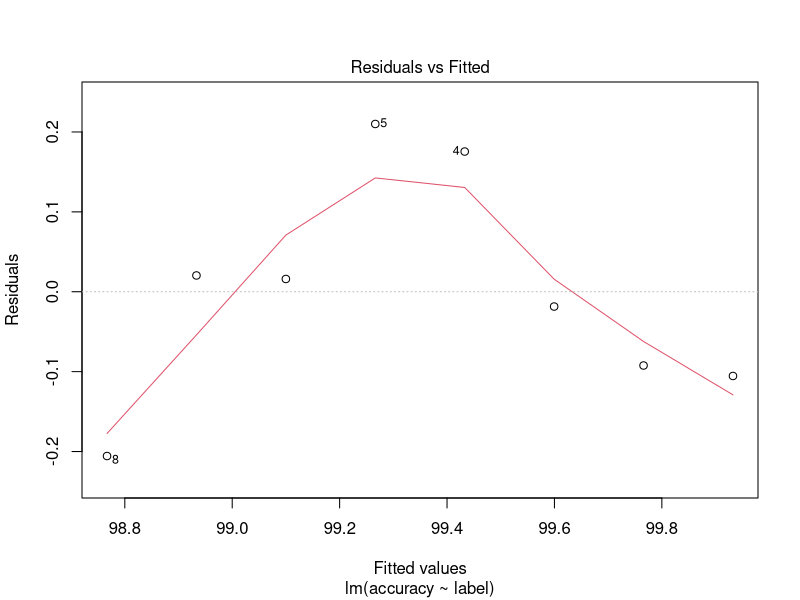
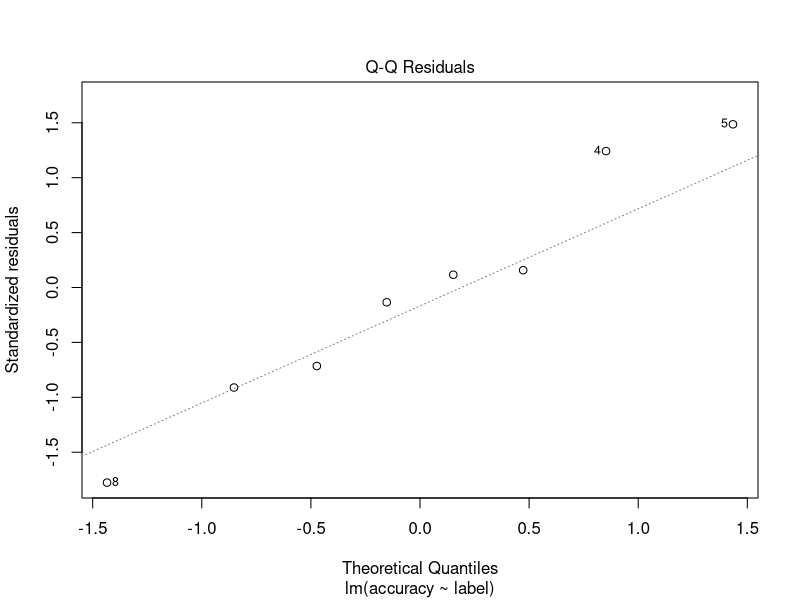
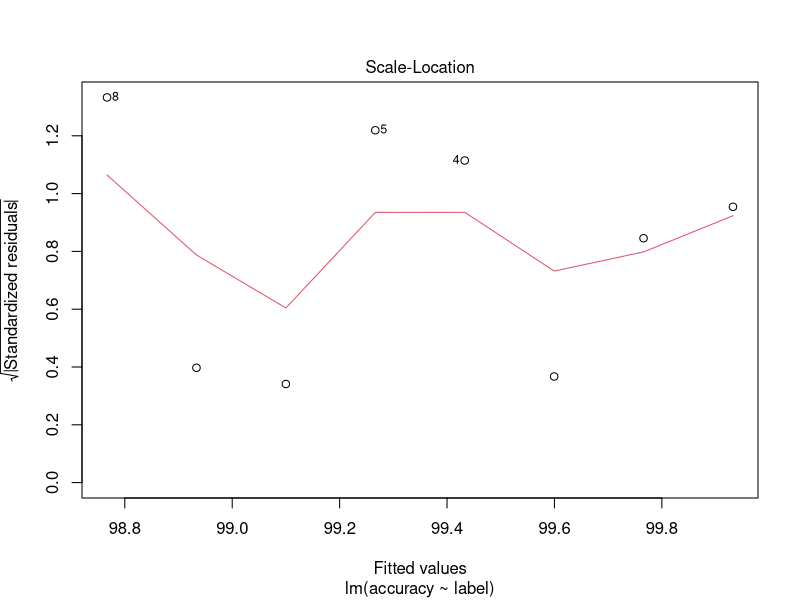
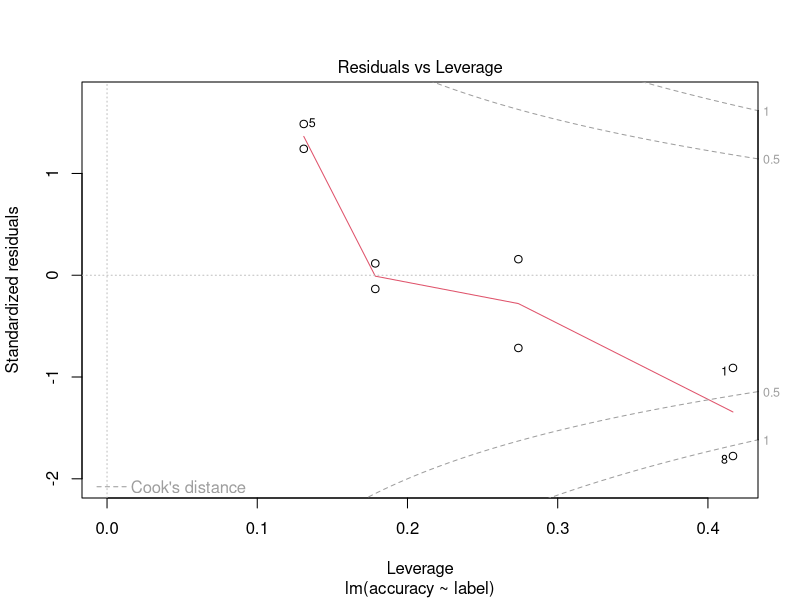
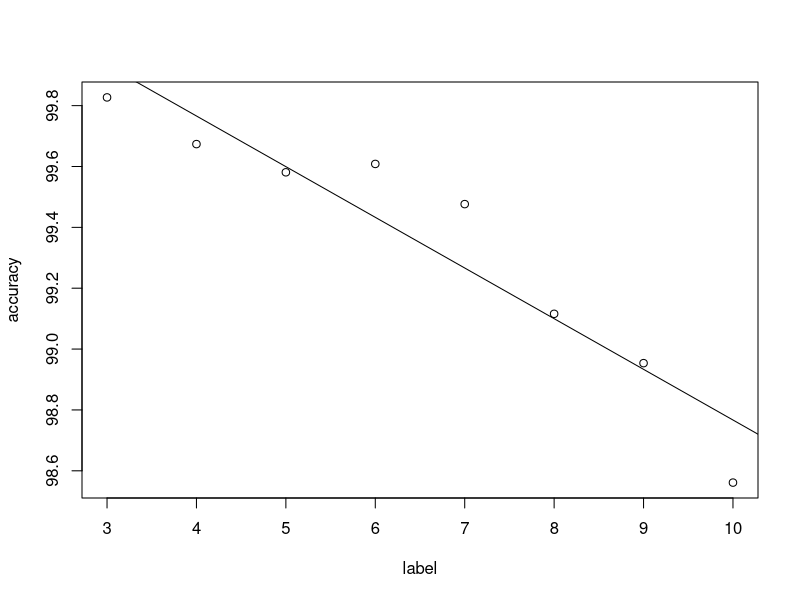

The R script that drew these images, in order:
label = seq(3,10,1)
accuracy = c(99.827,99.6736,99.5809,99.6084,99.4764,99.1159,98.9538,98.5613)
rate = data.frame(label = label, accuracy = accuracy)
model = lm(accuracy ~ label, data = rate)
plot(model)
summary(model)
plot(label,accuracy)
abline(model)
